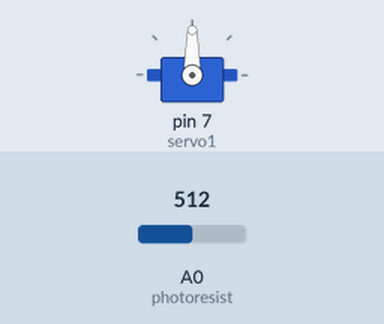
Simulated run of this sketch. Board: Arduino Uno, built with avr-gcc and run on an emulated ATmega328P. Parts: servo. The test bench sets the inputs (shaded band); at power-on: A0 (photoresist) = 512.

Above: at 0.1 s.
At 11.27 s:
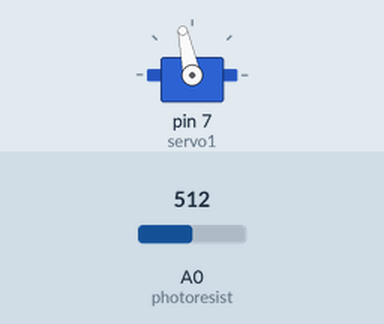
At 19.2 s:
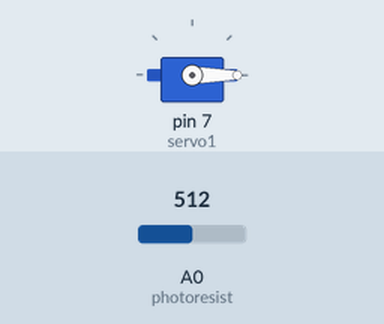
At 38.93 s:
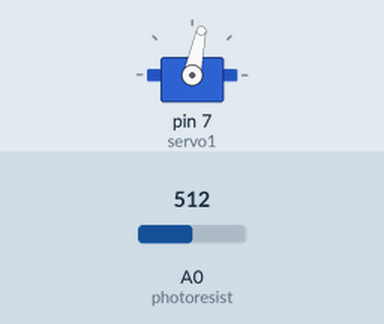
Timing chart, 0 to 40.0 s (numbered marks = the images above):
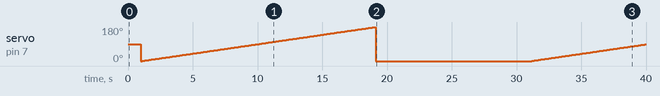

The sketch:

Arduino.ino
```cpp
//This is the main file of the program. All code should go in here and all
//include files should go in the headers.h file.
//
#include "Headers.h"

//Creates an object that can communicate with the serial monitor
SoftwareSerial ss(2,3); //Define the input and output pins

//global variables
int photoresist = 0;   //defines which pin will be read
float photoresist_bit; //variable where bit value will be stored
float volt;            //variable where voltage value will be stored
XBee xBee = XBee(&ss); //radio class member initialization
Servo servo1;
int voltPrevious = 0;
int rotation = 0;
int vals[180];
float maxVolt = 0;
int maxRotation = 0;
int counter = 0;

//This function runs once when the program starts up
void setup() {
  Serial.begin(115200); //begins computer serial
  ss.begin(XBEE_BAUD);  //begins XBee serial
  xBee.setTimeout(10);  //Sets command timeout
  servo1.attach(7);
  delay(1000);
}

//This function runs until the program is terminated
void loop() {
  // put your main code here, to run repeatedly:
  photoresist_bit = analogRead(photoresist); //reads the bit value of Analog pin0
  volt = photoresist_bit*5/1023;             //converts bit value to voltage
  // xBee.print("Photoresitor Voltage:  ");  //labels solar in XB
  // xBee.println(volt);                     //prints solar voltage to XB

  if (counter <= 180) {
    servo1.write(counter);
    if (volt > maxVolt) {
      maxRotation = counter;
      maxVolt = volt;
    }
  } else {
    servo1.write(maxRotation);
  }
  counter++;
  if (counter == 300) {
    counter = 0;
    maxVolt = 0;
    maxRotation = 0;
  }
  delay(100);
}
```

Headers.h
```cpp
#include <Arduino.h>
#include <SoftwareSerial.h>
#include "Xbee.h"
#include "Servo.h"
```

Xbee.cpp
```cpp
#include "Headers.h"


//Virtual Print functions
int XBee::availableForWrite() {
    return port->availableForWrite();
}
void XBee::flush() {
    port->flush();
}
size_t XBee::write(uint8_t b) {
    return port->write(b);
}
size_t XBee::write(const uint8_t *buffer, size_t size) {
    return port->write(buffer, size);
}
//AT commands
bool XBee::enterATmode() {
    String response;
    for (byte i = 0; response == "" && (i < 10); i++) {
        print("+++");
        delay(1000);
        response = readStringUntil('\r');
    }
    return response.equals("OK");
}
bool XBee::exitATmode() {
    String response = atCommand("ATWR");
    atCommand("ATCN");
    return response.equals("OK");
}
String XBee::atCommand(String command) {
    print(command);
    write('\r');
    return readStringUntil('\r');
}
```

Xbee.h
```cpp
#define XBEE_BAUD 9600

class XBee : public Stream {
    //Connection used to communicate with XBee (eg. Serial1, SoftwareSerial, etc.)
    Stream* port;
  public:
    //Constructor and Destructor
    XBee(Stream* port):port(port) {}
    virtual ~XBee(){};
    //Virtual Stream functions
    int available() {return port->available();}
    int peek() {return port->peek();}
    int read() {return port->read();}

    //Virtual Print functions
    int availableForWrite();
    void flush();
    size_t write(uint8_t b);
    size_t write(const uint8_t *buffer, size_t size);
    //AT commands
    bool enterATmode();
    bool exitATmode();
    String atCommand(String command);
};
```

Measured:
- by itself, servo on pin 7 (servo1): 90° → 0° at 1.0 s, → 1° 0.10 s later, → 2° 0.10 s later, → 3° 0.10 s later, … (271 changes in this stretch)
